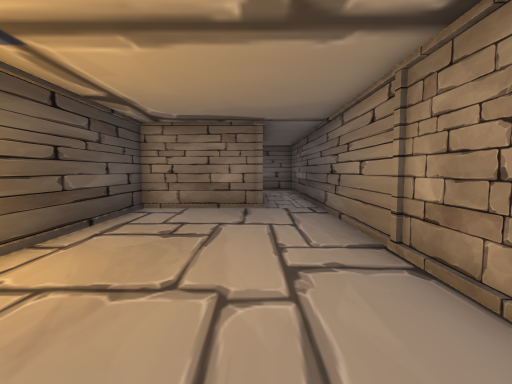
View 1 (above)

23 first-person views from a walk through a Unity game level. The camera is 1.3 m above the floor, tilts 4° down and sees 80° across. The floor is counted in squares, 1 m on a side. Each view is taken from the middle of a square. On the plan, view 1 faces up. The plan holds only what a view shows up to about 14 squares ahead; the rest is blank. Some animated figures are left out.

View 2
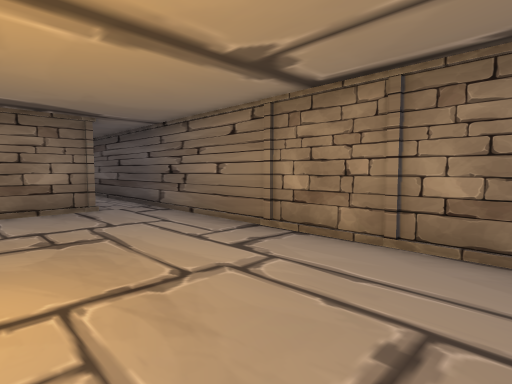

View 3
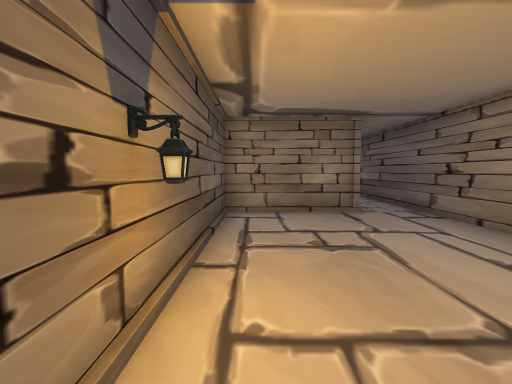

View 4
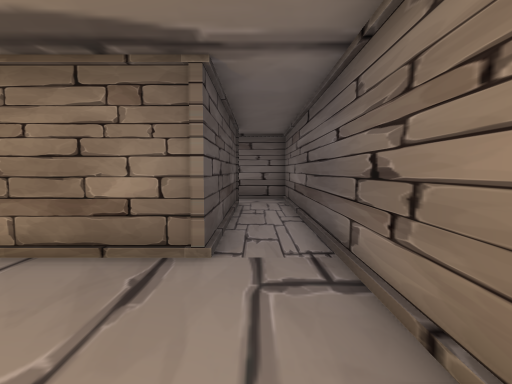

View 5
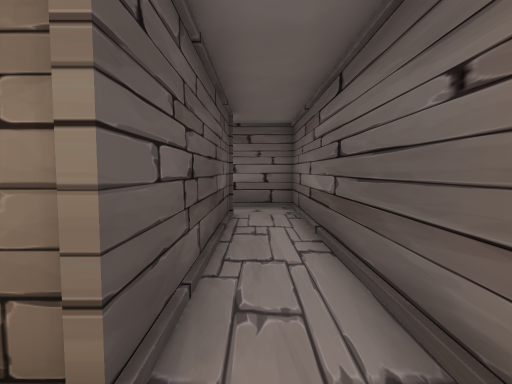

View 6
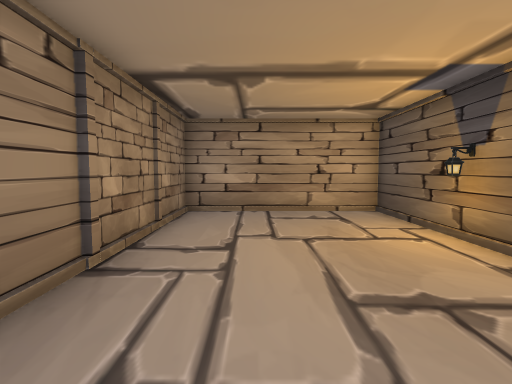

View 7
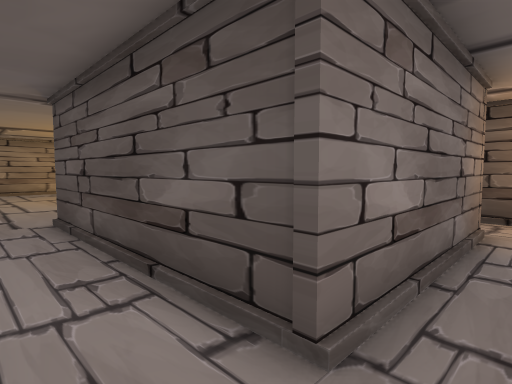

View 8
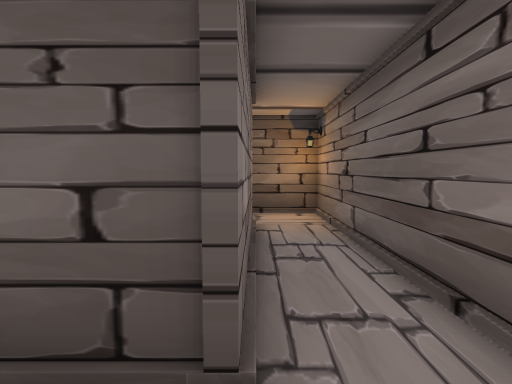

View 9
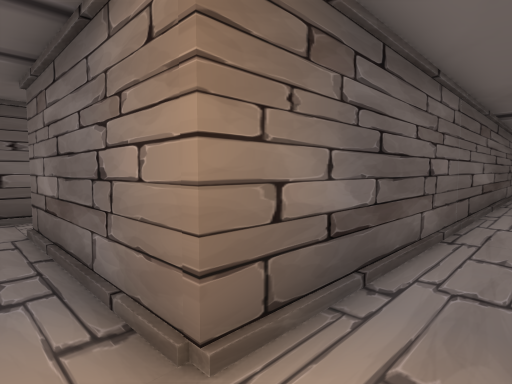

View 10
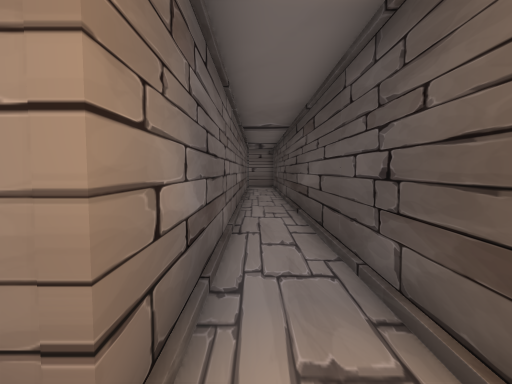

View 11
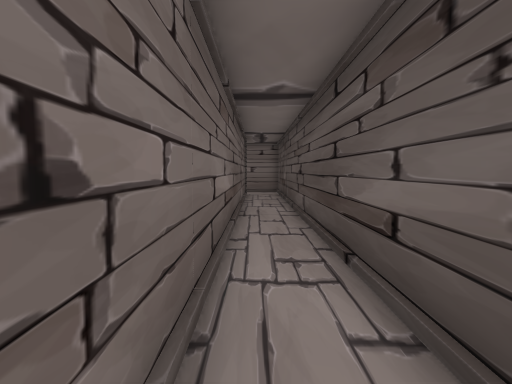

View 12
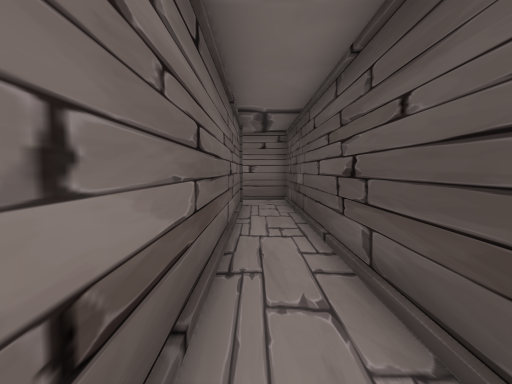

View 13
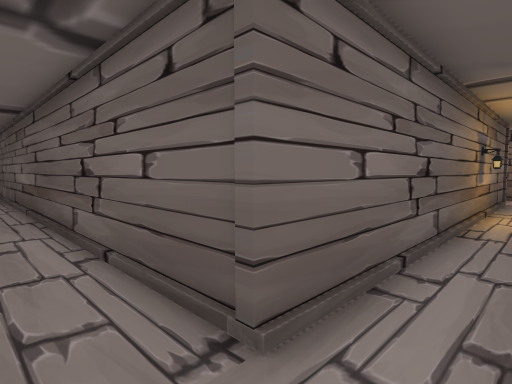

View 14
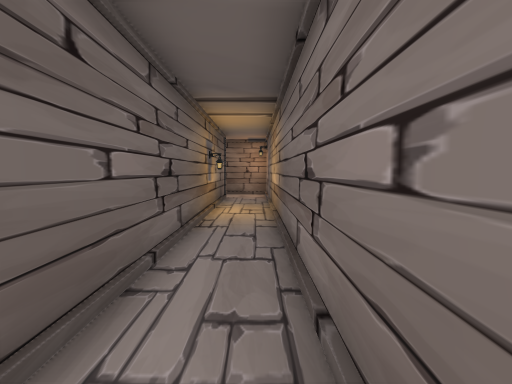

View 15
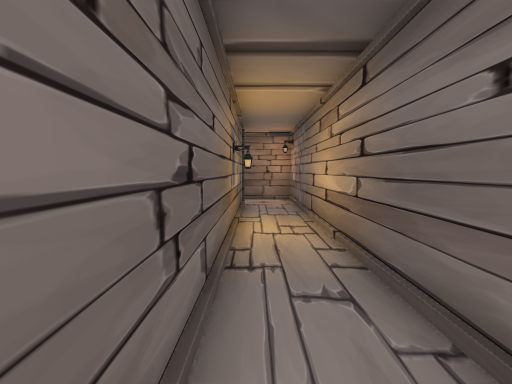

View 16
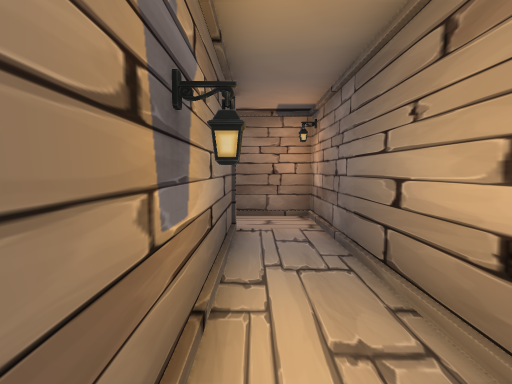

View 17
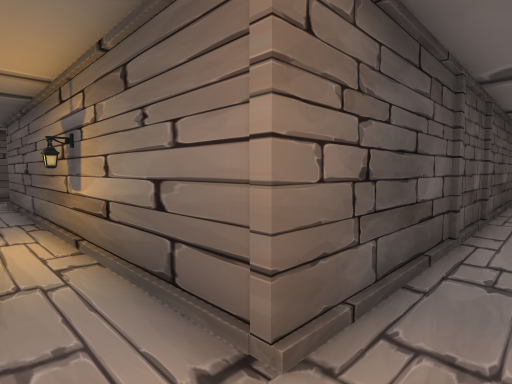

View 18
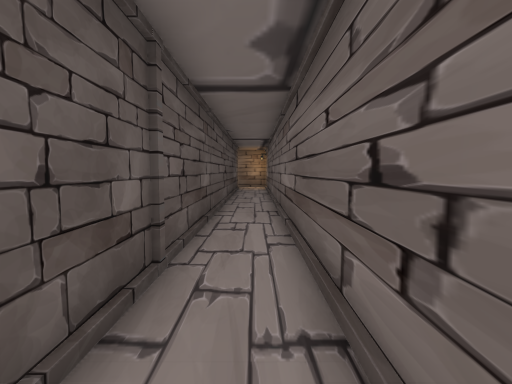

View 19
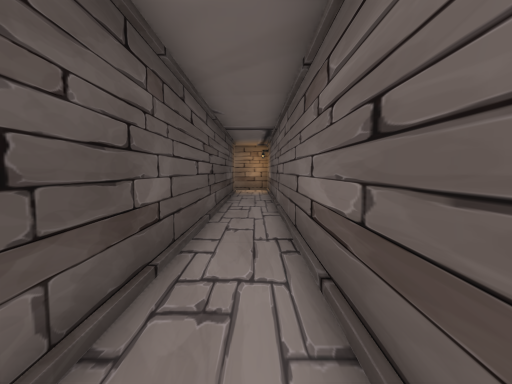

View 20
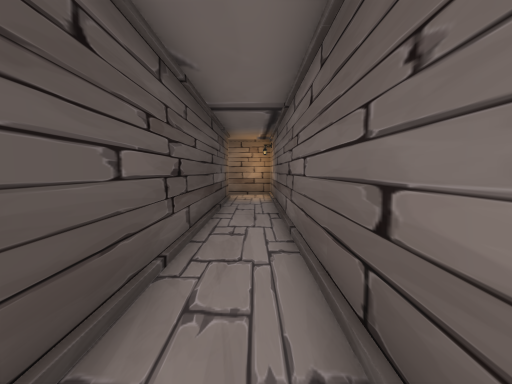

View 21
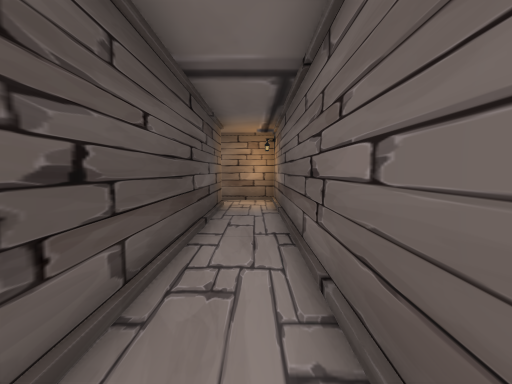

View 22
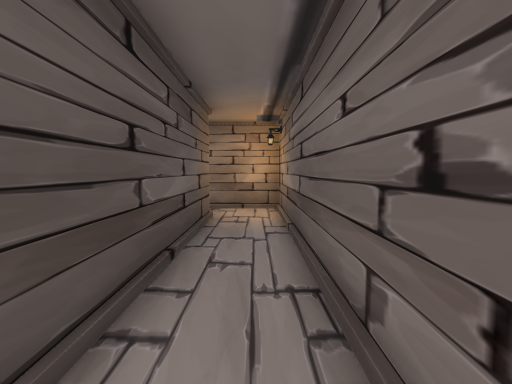

View 23
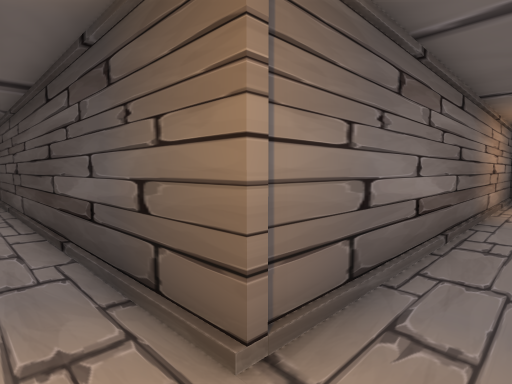

### Floor plan
Key: @ floor where view 1 was taken; # wall or solid block; . floor; / step, stairs or slope.
Columns run from 8 left of view 1 to 10 right of it. Each row starts with its distance up from view 1.
 26                ####
 25            .......#
 24    ...............#
 23  ###############/.#
 22                #/.#
 21                #/.#
 20 ############   #/.#
 19 #..........#   #/.#
 18 #..######..#   #/.#
 17 #..#    #..#   #/.#
 16 #..#    #..#   #/.#
 15 #..#    #..#   #/.#
 14 #..#    #..#   #/.#
 13 #..#    #..#   #/.#
 12 #..#    #..#   #/.#
 11 #..######..#   #/.#
 10 #..##......#   #/.#
  9 #..##......#   #/.#
  8 #..##......#   #/.#
  7 #..##......#   #/.#
  6 #..##......#   #/.#
  5 #..##......#   #/.#
  4 #..##......#   #/.#
  3 #..##......#   #/.#
  2 #..##......#   #/.#
  1 #..##......#   #/.
  0 #..##...@..#   #/.
 -1 #..#########   #/.
 -2 #..#############/.#
 -3 #.................#
 -4 #.................#
 -5 ###################

Where each view was taken, in squares from view 1:
view 1: 0 up, 0 right, facing up
view 2: 0 up, 3 left, facing up-right
view 3: 1 up, 3 left, facing up
view 4: 6 up, 1 right, facing up
view 5: 9 up, 1 right, facing up
view 6: 9 up, 0 right, facing down
view 7: 19 up, 2 right, facing down-left
view 8: 18 up, 2 right, facing left
view 9: 19 up, 7 left, facing down-right
view 10: 19 up, 6 left, facing down
view 11: 14 up, 6 left, facing down
view 12: 9 up, 6 left, facing down
view 13: 4 down, 7 left, facing up-right
view 14: 4 down, 7 left, facing right
view 15: 3 down, 4 left, facing right
view 16: 3 down, 1 right, facing right
view 17: 4 down, 9 right, facing up-left
view 18: 1 up, 9 right, facing up
view 19: 5 up, 9 right, facing up
view 20: 9 up, 9 right, facing up
view 21: 12 up, 9 right, facing up
view 22: 15 up, 9 right, facing up
view 23: 25 up, 9 right, facing down-left
